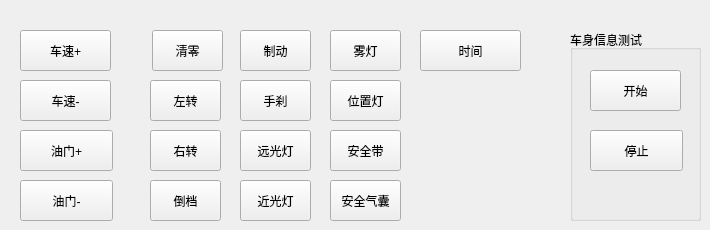
   <widget class="QWidget" name="tab_4">
    <attribute name="title">
     <string>车身信息</string>
    </attribute>
    <widget class="QPushButton" name="speedAddButton">
     <property name="geometry">
      <rect>
       <x>20</x>
       <y>30</y>
       <width>91</width>
       <height>41</height>
      </rect>
     </property>
     <property name="font">
      <font>
       <pointsize>9</pointsize>
      </font>
     </property>
     <property name="text">
      <string>车速+</string>
     </property>
    </widget>
    <widget class="QPushButton" name="speedDecButton">
     <property name="geometry">
      <rect>
       <x>20</x>
       <y>80</y>
       <width>91</width>
       <height>41</height>
      </rect>
     </property>
     <property name="font">
      <font>
       <pointsize>9</pointsize>
      </font>
     </property>
     <property name="text">
      <string>车速-</string>
     </property>
    </widget>
    <widget class="QPushButton" name="speedClearButton">
     <property name="geometry">
      <rect>
       <x>152</x>
       <y>30</y>
       <width>71</width>
       <height>41</height>
      </rect>
     </property>
     <property name="font">
      <font>
       <pointsize>9</pointsize>
      </font>
     </property>
     <property name="text">
      <string>清零</string>
     </property>
    </widget>
    <widget class="QPushButton" name="pushButton_12">
     <property name="geometry">
      <rect>
       <x>150</x>
       <y>180</y>
       <width>71</width>
       <height>41</height>
      </rect>
     </property>
     <property name="font">
      <font>
       <pointsize>9</pointsize>
      </font>
     </property>
     <property name="text">
      <string>倒档</string>
     </property>
    </widget>
    <widget class="QPushButton" name="pushButton_13">
     <property name="geometry">
      <rect>
       <x>150</x>
       <y>80</y>
       <width>71</width>
       <height>41</height>
      </rect>
     </property>
     <property name="font">
      <font>
       <pointsize>9</pointsize>
      </font>
     </property>
     <property name="text">
      <string>左转</string>
     </property>
    </widget>
    <widget class="QPushButton" name="pushButton_14">
     <property name="geometry">
      <rect>
       <x>150</x>
       <y>130</y>
       <width>71</width>
       <height>41</height>
      </rect>
     </property>
     <property name="font">
      <font>
       <pointsize>9</pointsize>
      </font>
     </property>
     <property name="text">
      <string>右转</string>
     </property>
    </widget>
    <widget class="QPushButton" name="pushButton_16">
     <property name="geometry">
      <rect>
       <x>240</x>
       <y>30</y>
       <width>71</width>
       <height>41</height>
      </rect>
     </property>
     <property name="text">
      <string>制动</string>
     </property>
    </widget>
    <widget class="QPushButton" name="pushButton_17">
     <property name="geometry">
      <rect>
       <x>240</x>
       <y>80</y>
       <width>71</width>
       <height>41</height>
      </rect>
     </property>
     <property name="text">
      <string>手刹</string>
     </property>
    </widget>
    <widget class="QPushButton" name="pushButton_18">
     <property name="geometry">
      <rect>
       <x>240</x>
       <y>130</y>
       <width>71</width>
       <height>41</height>
      </rect>
     </property>
     <property name="text">
      <string>远光灯</string>
     </property>
    </widget>
    <widget class="QPushButton" name="pushButton_19">
     <property name="geometry">
      <rect>
       <x>240</x>
       <y>180</y>
       <width>71</width>
       <height>41</height>
      </rect>
     </property>
     <property name="text">
      <string>近光灯</string>
     </property>
    </widget>
    <widget class="QPushButton" name="pushButton_20">
     <property name="geometry">
      <rect>
       <x>330</x>
       <y>30</y>
       <width>71</width>
       <height>41</height>
      </rect>
     </property>
     <property name="text">
      <string>雾灯</string>
     </property>
    </widget>
    <widget class="QPushButton" name="pushButton_21">
     <property name="geometry">
      <rect>
       <x>330</x>
       <y>80</y>
       <width>71</width>
       <height>41</height>
      </rect>
     </property>
     <property name="text">
      <string>位置灯</string>
     </property>
    </widget>
    <widget class="QPushButton" name="pushButton_22">
     <property name="geometry">
      <rect>
       <x>330</x>
       <y>130</y>
       <width>71</width>
       <height>41</height>
      </rect>
     </property>
     <property name="text">
      <string>安全带</string>
     </property>
    </widget>
    <widget class="QPushButton" name="pushButton_23">
     <property name="geometry">
      <rect>
       <x>330</x>
       <y>180</y>
       <width>71</width>
       <height>41</height>
      </rect>
     </property>
     <property name="text">
      <string>安全气囊</string>
     </property>
    </widget>
    <widget class="QPushButton" name="pushButton_15">
     <property name="geometry">
      <rect>
       <x>20</x>
       <y>130</y>
       <width>93</width>
       <height>41</height>
      </rect>
     </property>
     <property name="text">
      <string>油门+</string>
     </property>
    </widget>
    <widget class="QPushButton" name="pushButton_24">
     <property name="geometry">
      <rect>
       <x>20</x>
       <y>180</y>
       <width>93</width>
       <height>41</height>
      </rect>
     </property>
     <property name="text">
      <string>油门-</string>
     </property>
    </widget>
    <widget class="QGroupBox" name="groupBox_19">
     <property name="geometry">
      <rect>
       <x>570</x>
       <y>30</y>
       <width>131</width>
       <height>191</height>
      </rect>
     </property>
     <property name="title">
      <string>车身信息测试</string>
     </property>
     <widget class="QPushButton" name="pushButton_27">
      <property name="geometry">
       <rect>
        <x>20</x>
        <y>40</y>
        <width>91</width>
        <height>41</height>
       </rect>
      </property>
      <property name="text">
       <string>开始</string>
      </property>
     </widget>
     <widget class="QPushButton" name="pushButton_28">
      <property name="geometry">
       <rect>
        <x>20</x>
        <y>100</y>
        <width>93</width>
        <height>41</height>
       </rect>
      </property>
      <property name="text">
       <string>停止</string>
      </property>
     </widget>
    </widget>
    <widget class="QPushButton" name="pushButton_35">
     <property name="geometry">
      <rect>
       <x>420</x>
       <y>30</y>
       <width>101</width>
       <height>41</height>
      </rect>
     </property>
     <property name="text">
      <string>时间</string>
     </property>
    </widget>
    <zorder>groupBox_19</zorder>
    <zorder>speedAddButton</zorder>
    <zorder>speedDecButton</zorder>
    <zorder>speedClearButton</zorder>
    <zorder>pushButton_12</zorder>
    <zorder>pushButton_13</zorder>
    <zorder>pushButton_14</zorder>
    <zorder>pushButton_16</zorder>
    <zorder>pushButton_17</zorder>
    <zorder>pushButton_18</zorder>
    <zorder>pushButton_19</zorder>
    <zorder>pushButton_20</zorder>
    <zorder>pushButton_21</zorder>
    <zorder>pushButton_22</zorder>
    <zorder>pushButton_23</zorder>
    <zorder>pushButton_15</zorder>
    <zorder>pushButton_24</zorder>
    <zorder>pushButton_35</zorder>
   </widget>
